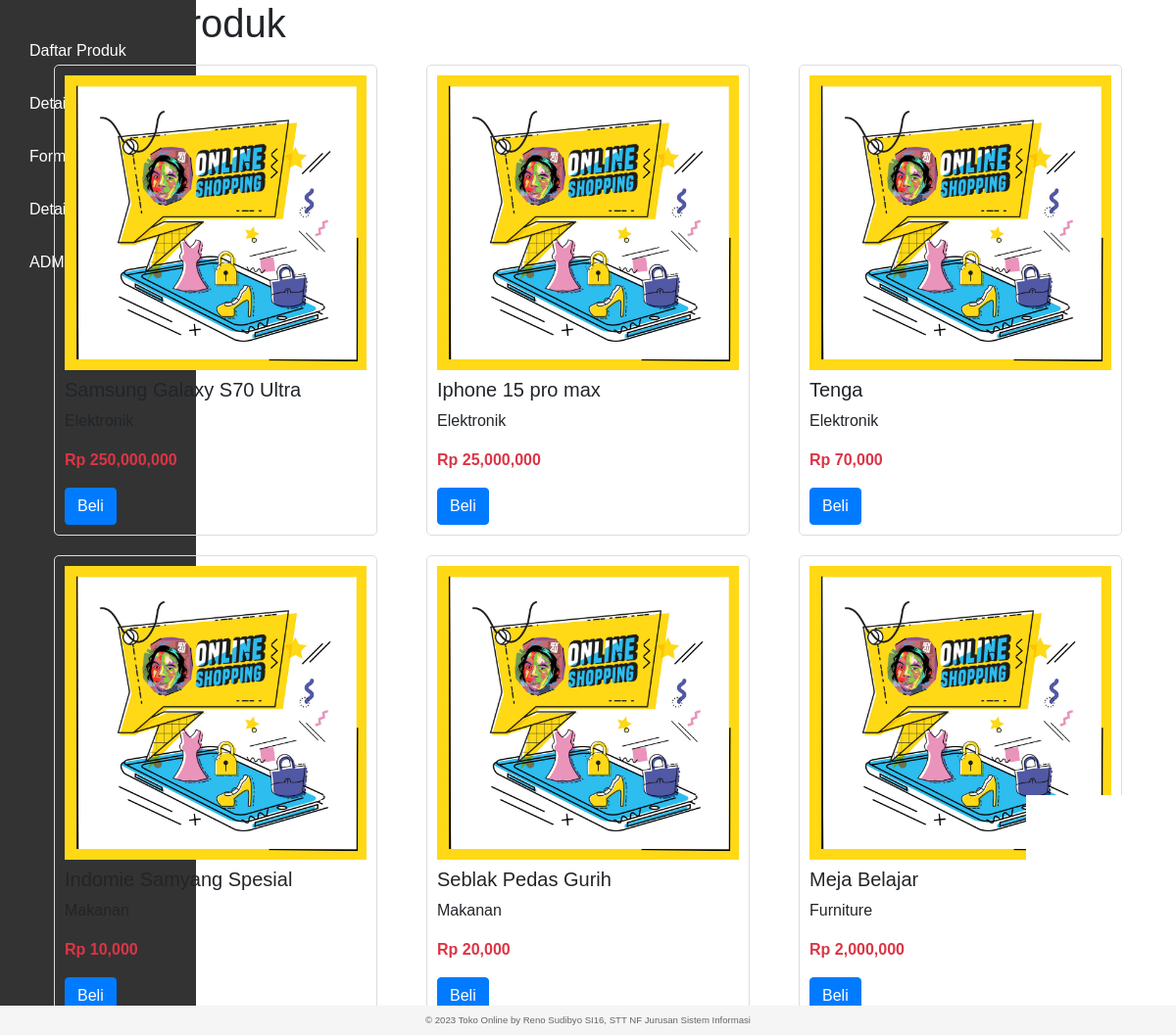
The page / on the database its author committed.
### tables this page shows
CREATE TABLE `produk` (
  `id` int(11) NOT NULL,
  `kode` varchar(45) NOT NULL,
  `nama` varchar(45) NOT NULL,
  `harga_jual` double NOT NULL,
  `harga_beli` double NOT NULL,
  `stok` int(11) NOT NULL,
  `min_stok` int(11) NOT NULL,
  `deskripsi` text NOT NULL,
  `kategori_produk_id` int(11) NOT NULL
);

CREATE TABLE `kategori_produk` (
  `id` int(11) NOT NULL,
  `nama` varchar(45) NOT NULL
);

### index.php (the view, shortened to what this page needs)
<!DOCTYPE html>
<html>
<head>
	<link rel="stylesheet" href="https://stackpath.bootstrapcdn.com/bootstrap/4.3.1/css/bootstrap.min.css">
</head>
<body>
<div class="sidebar">
  <ul>
    <li><a href="index.php">Daftar Produk</a></li>
    <li><a href="detail_produk.php">Detail Produk</a></li>
    <li><a href="form_pemesanan.php">Form Pemesanan</a></li>
    <li><a href="detail_pesanan.php">Detail Pesanan</a></li>
    <li class="treeview">
      <a href="#">ADMIN <span class="caret"></span></a>
    </li>
  </ul>
</div>
</head>
<body>
	<div class="container">
		<h1>Daftar Produk</h1>
		<div class="row">
			<?php
			$servername = "localhost";
			$username = "reno22130si";
			$password = "18290110122130";
			$dbname = "db_reno22130si";
			$conn = new mysqli($servername, $username, $password, $dbname);
			$query = "SELECT p.id, p.nama, p.harga_jual, k.nama as kategori
					  FROM produk p
					  JOIN kategori_produk k ON p.kategori_produk_id = k.id
					  ORDER BY p.id DESC";
			$result = mysqli_query($conn, $query);
			while ($row = mysqli_fetch_assoc($result)) {
				echo '<div class="col-md-4">';
				echo '<div class="product-card">';
				echo '<img src="gambar/1.jpg" alt="' . $row["nama"] . '">';
				echo '<h5 class="mt-2">' . $row["nama"] . '</h5>';
				echo '<p>' . $row["kategori"] . '</p>';
				echo '<p class="text-danger font-weight-bold">Rp ' . number_format($row["harga_jual"]) . '</p>';
				echo '<a href="form_pemesanan.php" class="btn btn-primary">Beli</a>';
				echo '</div>';
				echo '</div>';
			}
			?>
		</div>
	</div>
</body>
<footer>
<footer class="py-2 small">
  <div class="container text-center">
    &copy; 2023 Toko Online by Reno Sudibyo SI16, STT NF Jurusan Sistem Informasi
  </div>
</footer>
</html>

### index.php (style rules this page uses)
body { margin: 0; padding: 0; font-family: Arial, sans-serif; }
.product-card { margin: 10px; border: 1px solid #ddd; padding: 10px; border-radius: 5px; }
.product-card img { max-width: 100%; height: auto; }
.sidebar { position: fixed; width: 200px; height: 100%; background-color: #333; padding: 20px; box-sizing: border-box; }
.sidebar ul { list-style: none; margin: 0; padding: 0; }
.sidebar li { margin: 10px 0; }
.sidebar a { display: block; color: #fff; text-decoration: none; padding: 10px; border-radius: 5px; }
footer { position: fixed; left: 0; bottom: 0; width: 100%; background-color: #f5f5f5; color: #666666; text-align: center; font-size: 12px; padding: 10px; }

### rows shown on the page
produk: nama "Samsung Galaxy S70 Ultra", harga_jual "250,000,000"
produk: nama "Iphone 15 pro max", kategori_produk.nama "Elektronik", harga_jual "25,000,000"
produk: nama "Tenga", kategori_produk.nama "Elektronik", harga_jual "70,000"
produk: nama "Indomie Samyang Spesial", harga_jual "10,000"
produk: nama "Seblak Pedas Gurih", kategori_produk.nama "Makanan", harga_jual "20,000"
produk: nama "Meja Belajar", kategori_produk.nama "Furniture", harga_jual "2,000,000"
